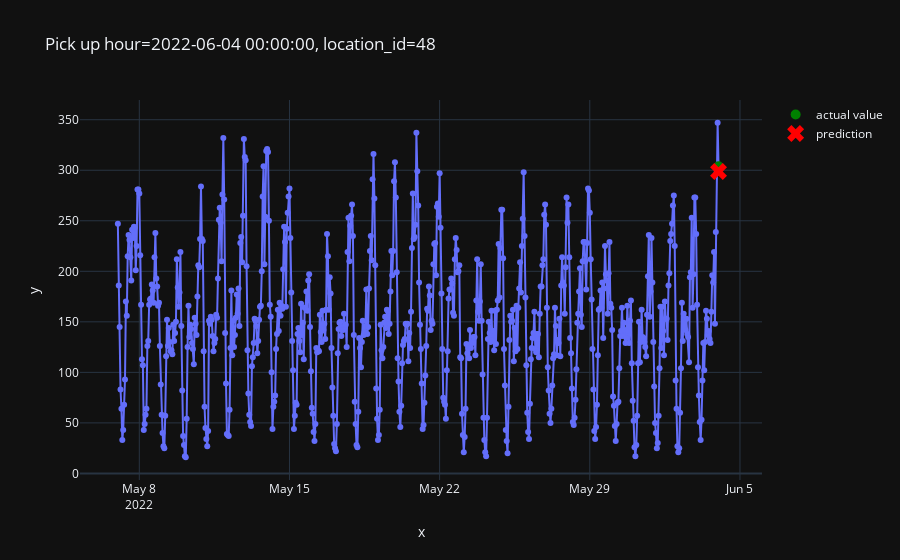

Notebook cell for this chart:
### Code cell
plot_one_sample(
    example_id=7194,
    features=X_test,
    targets=y_test,
    predictions=pd.Series(predictions)
)

### Figure 1 — Plotly figure (JSON) as saved in the notebook; plotly's stock layout.template omitted (floating-point values rounded to 4 significant figures; data arrays with more than 128 entries replaced by an {"elided": "..."} marker saying what was removed)
{"data": [{"hovertemplate": "x=%{x}<br>y=%{y}<extra></extra>", "legendgroup": "", "line": {"color": "#636efa", "dash": "solid"}, "marker": {"symbol": "circle"}, "mode": "markers+lines", "name": "", "orientation": "v", "showlegend": false, "type": "scatter", "x": {"elided": "673 str values"}, "xaxis": "x", "y": {"elided": "673 int values"}, "yaxis": "y"}, {"line": {"color": "green"}, "marker": {"size": 10}, "mode": "markers", "name": "actual value", "type": "scatter", "x": ["2022-06-04T00:00:00"], "y": [304]}, {"line": {"color": "red"}, "marker": {"size": 15, "symbol": "x"}, "mode": "markers", "name": "prediction", "type": "scatter", "x": ["2022-06-04T00:00:00"], "y": [298.8]}], "layout": {"legend": {"tracegroupgap": 0}, "title": {"text": "Pick up hour=2022-06-04 00:00:00, location_id=48"}, "xaxis": {"anchor": "y", "domain": [0, 1], "title": {"text": "x"}}, "yaxis": {"anchor": "x", "domain": [0, 1], "title": {"text": "y"}}}}
